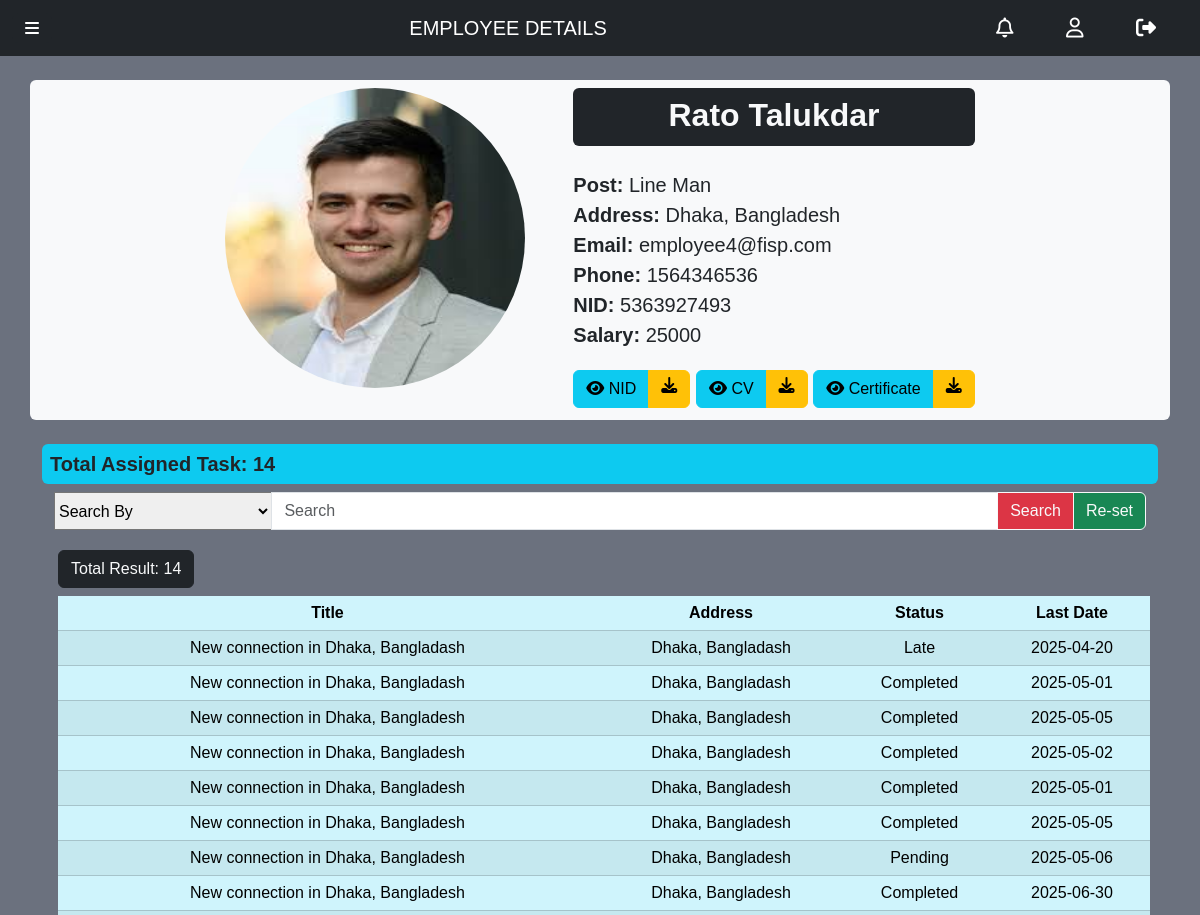
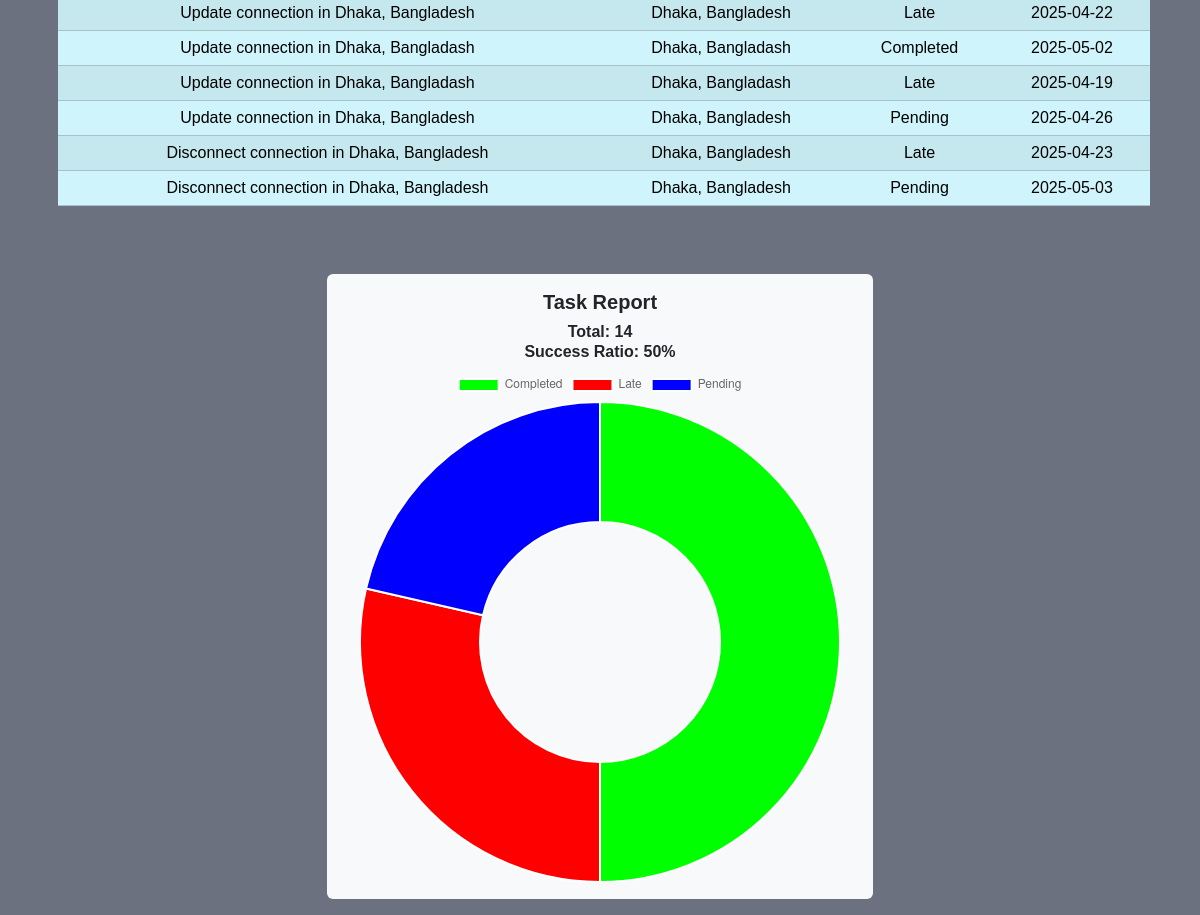
Page /employee_details_admin.php?id=em25041400064300dc2 (signed in) on the earlier database version (2 pictures, top to bottom).
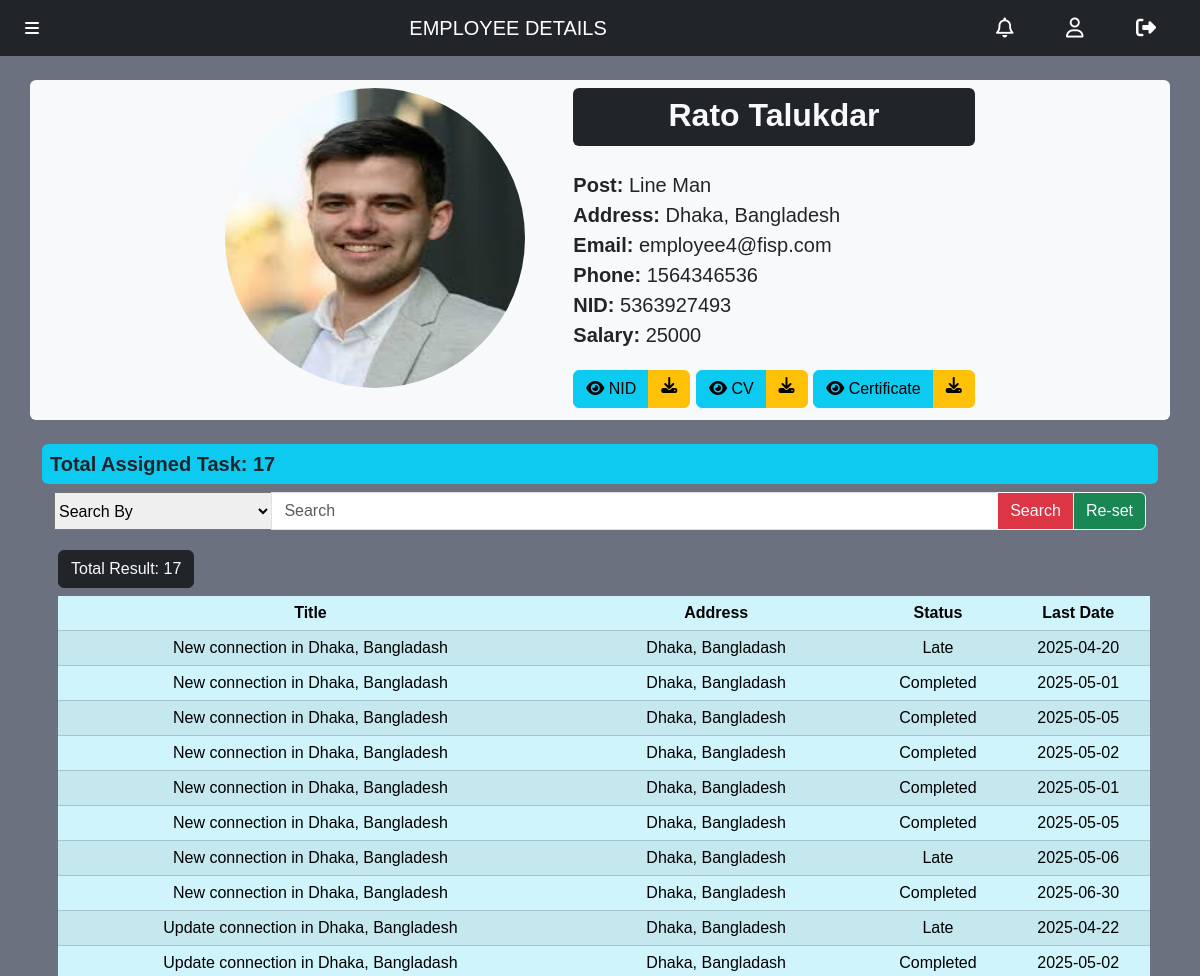
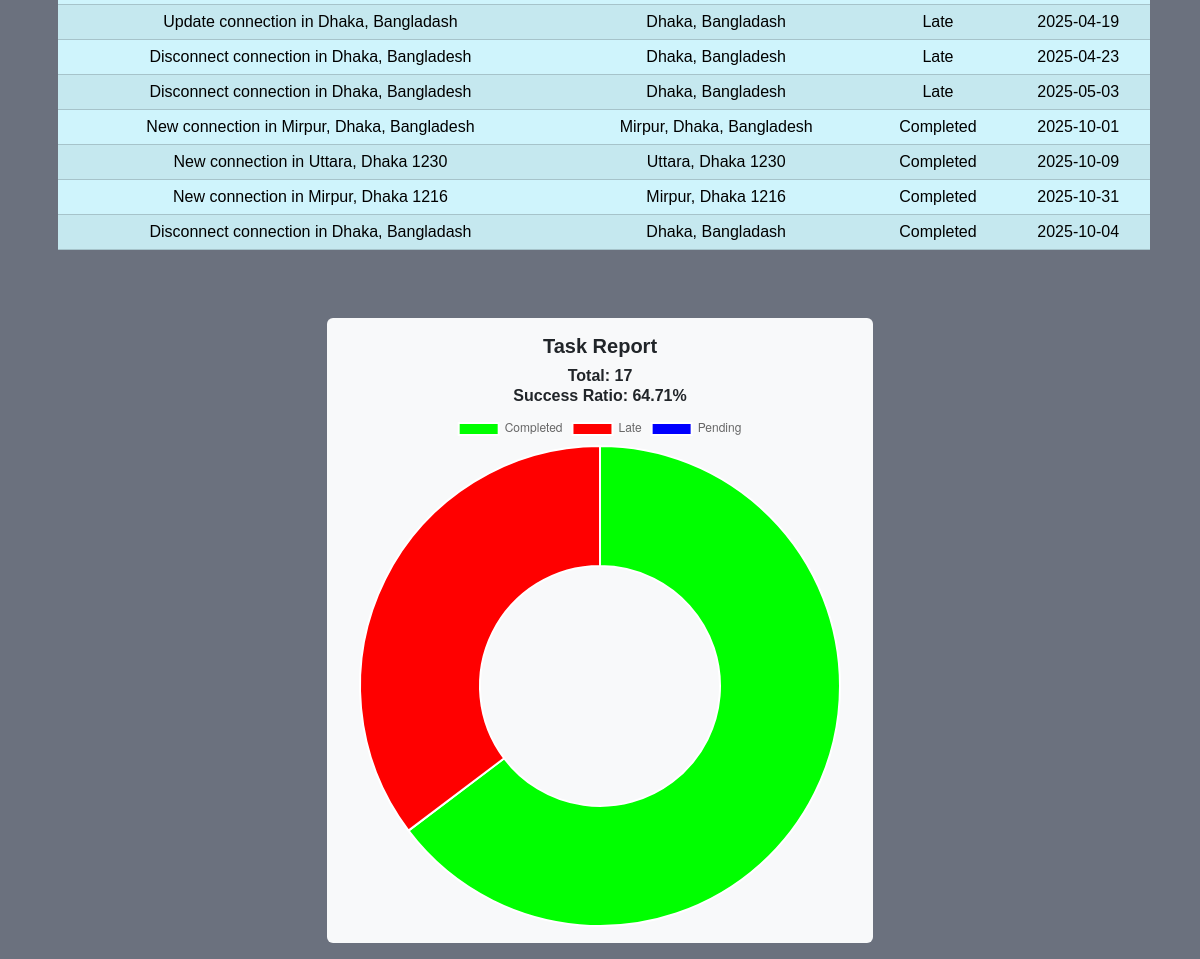
Same page on the later database version (2 pictures, top to bottom).
### tables this page shows
CREATE TABLE `task` (
  `id` varchar(50) NOT NULL,
  `name` varchar(100) DEFAULT NULL,
  `address` varchar(100) DEFAULT NULL,
  `start` date NOT NULL,
  `end` date NOT NULL,
  `state` text DEFAULT NULL,
  `employee_id` varchar(50) DEFAULT NULL,
  `details` text DEFAULT NULL,
  `task_ref` varchar(50) DEFAULT NULL,
  `completed_at` datetime DEFAULT NULL
);

### employee_details_admin.php (the view, shortened to what the changed rows need)
<?php
if(isset($_GET['id'])) {
    $employee_id = $_GET['id'];
} else {
    echo "<script>window.location.href='employee.php';</script>";
    exit();
}
require '_database_connect.php';
$find_employee_sql = "SELECT * FROM `employee` WHERE `id` = '{$employee_id}'";
$find_employee = mysqli_query($connect, $find_employee_sql);
$employee = mysqli_fetch_assoc($find_employee);
$key = isset($_GET['key']) ? $_GET['key'] : "all";
$word = isset($_GET['word']) ? $_GET['word'] : "";
if($key=="all" && $word==""){
    $find_task_sql = "SELECT * FROM `task` WHERE `employee_id` = '{$employee_id}'";
} else if($key=="all" && $word!=""){
    $find_task_sql = "SELECT * FROM `task` WHERE CONCAT(name, address, state) LIKE '%$word%' AND `employee_id` = '{$employee_id}'";
} else if($key=="title" && $word!=""){
    $find_task_sql = "SELECT * FROM `task` WHERE `name` LIKE '%$word%' AND `employee_id` = '{$employee_id}'";
} else if($key=="address" && $word!=""){
    $find_task_sql = "SELECT * FROM `task` WHERE `address` LIKE '%$word%' AND `employee_id` = '{$employee_id}'";
} else if($key=="status" && $word!=""){
    $find_task_sql = "SELECT * FROM `task` WHERE `state` LIKE '%$word%' AND `employee_id` = '{$employee_id}'";
} else {
    $find_task_sql = "SELECT * FROM `task` WHERE `employee_id` = '{$employee_id}'";
}
$find_task = mysqli_query($connect, $find_task_sql);
$total_task_to_show = mysqli_num_rows($find_task);
$total_task = mysqli_num_rows(mysqli_query($connect, "SELECT * FROM `task` WHERE `employee_id` = '{$employee_id}'"));
$completed_task = mysqli_num_rows(mysqli_query($connect, "SELECT * FROM `task` WHERE `employee_id` = '{$employee_id}' AND `state` = 'completed'"));
$late_task = mysqli_num_rows(mysqli_query($connect, "SELECT * FROM `task` WHERE `employee_id` = '{$employee_id}' AND `state` = 'late'"));
$pending_task = $total_task - $completed_task - $late_task;
$task_ratio = ($total_task > 0) ? round(($completed_task / $total_task) * 100, 2) : 0;
?>
<!DOCTYPE html>
<html lang="en">
<head>
    <?php include '_link_common.php'; ?>
    <link rel="stylesheet" href="customer_details.css">
</head>
<body>
<div class="container">
    <div class="row row-cols-auto bg-light rounded justify-content-center my-4">
        <div class="col-auto m-2 ms-md-3">
            <div class="bg-dark text-light rounded pb-1 pt-2 px-3 text-center">
                <h2><b><?= htmlspecialchars($employee["name"]) ?></b></h2>
            </div>
        </div>
    </div>
</div>
<div class="container">
    <div>
        <h5 class="p-2 bg-info rounded">Total Assigned Task: <?= $total_task_to_show ?></h5>
    </div>
    <?php if($total_task_to_show > 0): ?>
        <div class='container my-2'>
            <form method="get">
                <div class='input-group'>
                    <select class='search-select' name='key' style='width:20%;'>
                        <option value='all' <?= $key=='all'?'selected':'' ?>>Search By</option>
                    </select>
                    <input type="text" class="form-control" name="word" value="<?= htmlspecialchars($word) ?>" placeholder="Search">
                    <button class='btn btn-danger btn-outline-light' type="submit">Search</button>
                    <button class='btn btn-success btn-outline-light' type="submit" name="reset">Re-set</button>
                </div>
            </form>
        </div>
        <div class='container overflow-x-scroll'>
            <div class='num_of_res text-light btn btn-dark m-1'>
                <h7 class='pt-2'>Total Result: <?= $total_task_to_show ?></h7>
            </div>
            <table class='table table-info table-striped table-hover m-1 p-2 text-center'>
                <thead>
                    <tr>
                        <th>Title</th>
                        <th>Address</th>
                        <th>Status</th>
                        <th>Last Date</th>
                    </tr>
                </thead>
                <tbody>
                    <?php while($task = mysqli_fetch_assoc($find_task)): ?>
                        <tr>
                            <td><?= htmlspecialchars($task['name']) ?></td>
                            <td><?= htmlspecialchars($task['address']) ?></td>
                            <td><?= htmlspecialchars($task['state']) ?></td>
                            <td><?= htmlspecialchars($task['end']) ?></td>
                        </tr>
                    <?php endwhile; ?>
                </tbody>
            </table>
        </div>
    <?php endif; ?>
    <div class="row justify-content-center mt-5">
        <div class="col-lg-6 col-sm-12 my-3">
            <div class="bg-light rounded p-3" style="width: 100%;">
                <h5 class="text-center"><b>Task Report</b></h5>
                <h6 class="text-center">
                    <b>Total: <?= $total_task ?><br>
                    Success Ratio: <?= $task_ratio ?>%</b>
                </h6>
                <canvas id="doughnut_pi_plans"></canvas>
            </div>
        </div>
    </div>
</div>
<script>
const d_pai = document.getElementById('doughnut_pi_plans');
new Chart(d_pai, {
    type: 'doughnut',
    data: {
        labels: ['Completed', 'Late', 'Pending'],
        datasets: [{
            data: [<?= $completed_task ?>, <?= $late_task ?>, <?= $pending_task ?>],
            backgroundColor: ['rgb(0, 255, 0)','rgb(255, 0, 0)','rgb(0, 0, 255)'],
            hoverOffset: 15
        }]
    }
});
</script>
</body>
</html>

Differences in the rows shown:
removed task: name "Update connection in Dhaka, Bangladesh", address "Dhaka, Bangladesh", state "Pending", end "2025-04-26"
changed task (number 7 of 17 on the later page): state "Pending" → "Late"
changed task (number 13 of 17 on the later page): state "Pending" → "Late"
added task: name "New connection in Mirpur, Dhaka, Bangladesh", address "Mirpur, Dhaka, Bangladesh", state "Completed", end "2025-10-01"
added task: name "New connection in Uttara, Dhaka 1230", address "Uttara, Dhaka 1230", state "Completed", end "2025-10-09"
added task: name "New connection in Mirpur, Dhaka 1216", address "Mirpur, Dhaka 1216", state "Completed", end "2025-10-31"
added task: name "Disconnect connection in Dhaka, Bangladash", address "Dhaka, Bangladash", state "Completed", end "2025-10-04"
Other differences:
$total_task_to_show: "14" → "17"
$total_task: "14" → "17"
$task_ratio: "50" → "64.71"
chart data {{ $completed_task }}: 7 → 11
chart data {{ $late_task }}: 4 → 6
chart data {{ $pending_task }}: 3 → 0
